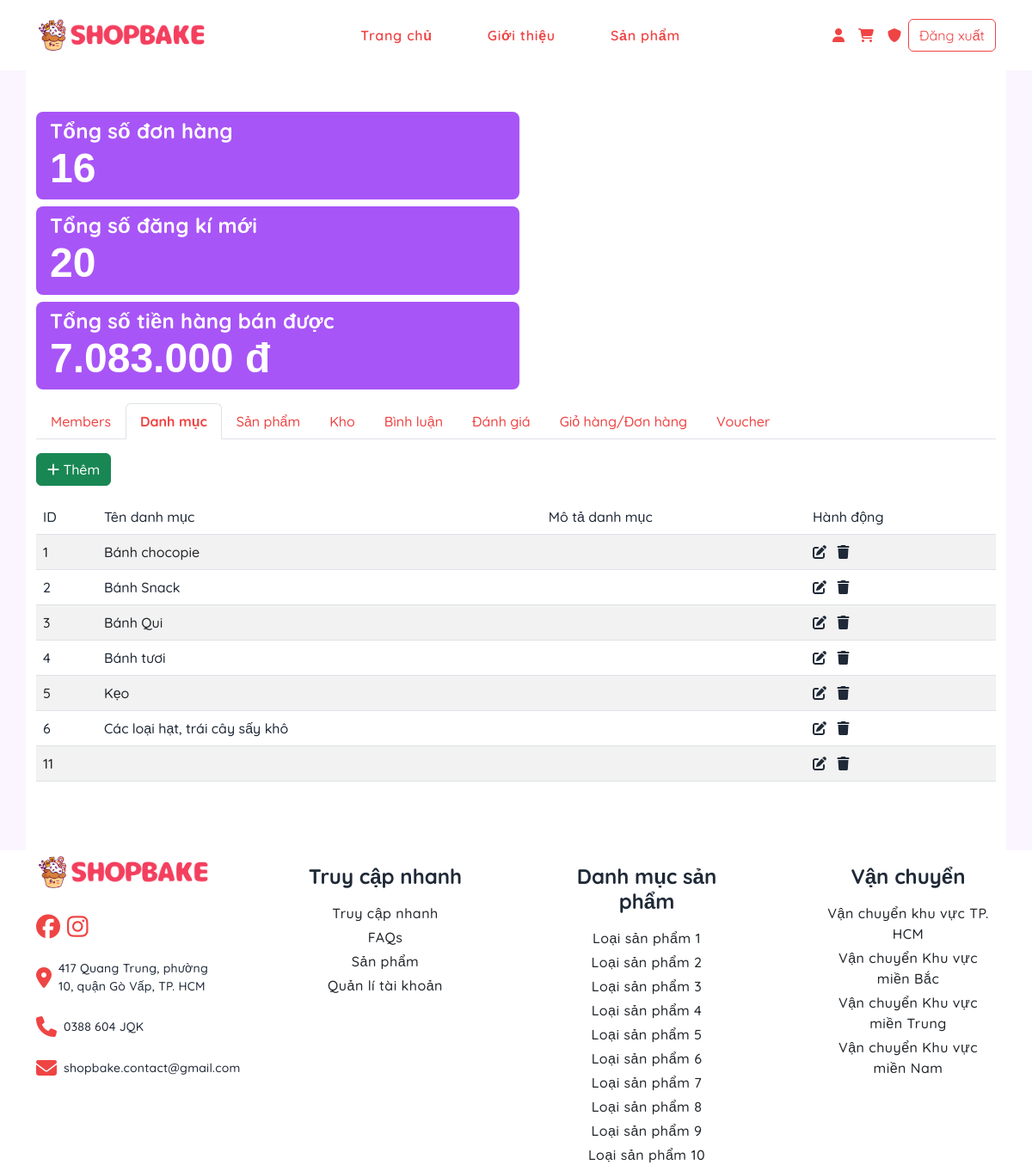
The app's page /admin/categories (signed in) with its own data.
### tables this page shows
CREATE TABLE `categories` (
  `category_id` int(11) NOT NULL AUTO_INCREMENT,
  `category_name` varchar(100) NOT NULL,
  `category_desc` text DEFAULT NULL,
  PRIMARY KEY (`category_id`)
);

### app/controllers/BaseController.php (called while the page is built, shortened)
<?php
class BaseController
{
    protected function view($viewPath, array $params = [])
    {
        $newViewPath = self::VIEW_FOLDER . "/" . str_replace('.', '/', $viewPath) . '.php';
        require $newViewPath;
    }
}
?>

### app/core/Database.php (called while the page is built)
<?php
class Database {
    private $host = DB_HOST;
    private $db_name = DB_NAME;
    private $username = DB_USER;
    private $password = DB_PASS;
    public function getConnection() {
        $conn = null;
        try {
            $conn = new PDO("mysql:host={$this->host};dbname={$this->db_name};charset=utf8mb4", $this->username, $this->password);
            $conn->setAttribute(PDO::ATTR_ERRMODE, PDO::ERRMODE_EXCEPTION);
        } catch (PDOException $e) {
            echo "Connection error: " . $e->getMessage();
        }
        return $conn;
    }
}

### app/models/BaseModel.php (called while the page is built, shortened)
<?php
class BaseModel extends Database
{
    protected $conn;
    public function __construct()
    {
        $this->conn = $this->getConnection();
    }
    public function getAll($table, $limit = null, $arraySelect = ['*'], $conditions = [], $order = null, $likeConditions = [])
    {
        $result = $this->_query($table, $arraySelect, $conditions, $limit, $order, $likeConditions);
        return $result;
    }
    private function _query($table, $arraySelect = ['*'], $conditions = [], $limit = null, $order = null, $likeConditions = [])
    {
        try {
            $column = implode(', ', $arraySelect);
            $sql = "SELECT $column FROM $table";
            if (!empty($conditions)) {
                $sql .= " WHERE ";
                $conditionsArray = [];
                foreach ($conditions as $column => $value) {
                    $conditionsArray[] = "$column = :$column";
                }
                $sql .= implode(' AND ', $conditionsArray);
            }
            $stmt = $this->conn->prepare($sql);
            if (!empty($conditions)) {
                foreach ($conditions as $column => $value) {
                    $stmt->bindValue(":$column", $value);
                }
            }
            $stmt->execute();
            return $stmt->fetchAll(PDO::FETCH_ASSOC);
        } catch (PDOException $e) {
            return false;
        }
    }
}
?>

### app/models/ProductModel.php (called while the page is built, shortened)
<?php
class ProductModel extends BaseModel
{
    public function getListCategories()
    {
        $listCategories = $this->getAll(table: self::CATEGORIES_TABLE);
        return $listCategories;
    }
}

### app/views/admin/categoryViews.php (the view)
<main class="container-fluid">
    <div class="bg-white container-lg py-5">
        <?php require_once "./app/views/admin/head_tabs.php" ?>
        <div class="py-3">
            <div class="table-responsive">
                <div class="table-wrapper">
                    <div class="table-title pb-3">
                        <div class="row">
                            <div class="col-sm-6">
                                <a href="<?php echo BASEPATH . "/admin/categories/add" ?>" class="btn btn-success "
                                   data-toggle="modal">
                                    <i class="fa-solid fa-plus text-white"></i>
                                    <span class="text-white">Thêm</span>
                                </a>
                            </div>
                        </div>
                    </div>
                    <table class="table table-striped table-hover">
                        <thead>
                        <tr>
                            <th>ID</th>
                            <th>Tên danh mục</th>
                            <th>Mô tả danh mục</th>
                            <th>Hành động</th>
                        </tr>
                        </thead>
                        <tbody>
                        <?php
                        foreach ($listCategories as $category) {
                            echo "
                                    <tr>
                                        <td>$category[category_id]</td>
                                        <td>$category[category_name]</td>
                                        <td>$category[category_desc]</td>
                                        <td>
                                            <a href='" . BASEPATH . "/admin/categories/edit?categoryId=$category[category_id]' class=' me-2'><i class='fa-solid fa-pen-to-square'></i></a>
                                            <a href='" . BASEPATH . "/admin/categories/delete?categoryId=$category[category_id]' class='me-2'><i class='fa-solid fa-trash'></i></a>
                                        </td>
                                    </tr>
                                    ";
                        }
                        ?>
                        </tbody>
                    </table>
                </div>
            </div>
        </div>
    </div>
</main>

### public/css/style.css (style rules this page uses)
:root { --text-dark-500: #6b7280; --text-dark-base: #1f2937; --text-dark-950: #030712; --text-light-base: #fff; --primary-color: var(--rose-500); --secondary-color: var(--yellow-500); --third-color: var(--purple-500); --gray-500: #6b7280; --gray-800: #1f2937; --gray-950: #030712; --rose-50: #fef2f2; --rose-100: #fee2e2; --rose-200: #fecaca; --rose-300: #fca5a5; --rose-400: #f87171; --rose-500: #ef4444; --rose-600: #dc2626; --rose-700: #b91c1c; --rose-800: #991b1b; --rose-900: #7f1d1d; --rose-950: #450a0a; --yellow-50: #fefce8; --yellow-100: #fef9c3; --yellow-200: #fef08a; --yellow-300: #fde047; --yellow-400: #facc15; --yellow-500: #eab308; --yellow-600: #ca8a04; --yellow-700: #a16207; --yellow-800: #854d0e; --yellow-900: #713f12; --yellow-950: #422006; --purple-50: #faf5ff; --purple-100: #f3e8ff; --purple-200: #e9d5ff; --purple-300: #d8b4fe; --purple-400: #c084fc; --purple-500: #a855f7; --purple-600: #9333ea; --purple-700: #7e22ce; --purple-800: #6b21a8; --purple-900: #581c87; --purple-950: #3b0764; --success: #65a30d; --fail: #dc2626; --wait: #eab308; --quicksand-font: 'Quicksand', sans-serif; --helvetica-font: 'Helvetica', sans-serif; }
* { font-family: var(--quicksand-font); margin: 0; padding: 0; box-sizing: border-box; font-weight: 500; font-size: 16px; color: var(--text-dark-base); }
.bg-white { background: #fff; }

### public/css/home.css (style rules this page uses)
main { background: var(--purple-50); }

### records on screen
categories: category_id "1", category_name "Bánh chocopie"
categories: category_id "2", category_name "Bánh Snack"
categories: category_id "3", category_name "Bánh Qui"
categories: category_id "4", category_name "Bánh tươi"
categories: category_id "5", category_name "Kẹo"
categories: category_id "6", category_name "Các loại hạt, trái cây sấy khô"
categories: category_id "11"

### other values on screen
$analyticsArray["totalOrders"] "16"
$analyticsArray["totalUsers"] "20"
$analyticsArray["totalRevenue"] "7.083.000"
$item_key "Members"
$item_key "Danh mục"
$item_key "Sản phẩm"
$item_key "Kho"
$item_key "Bình luận"
$item_key "Đánh giá"
$item_key "Giỏ hàng/Đơn hàng"
$item_key "Voucher"
